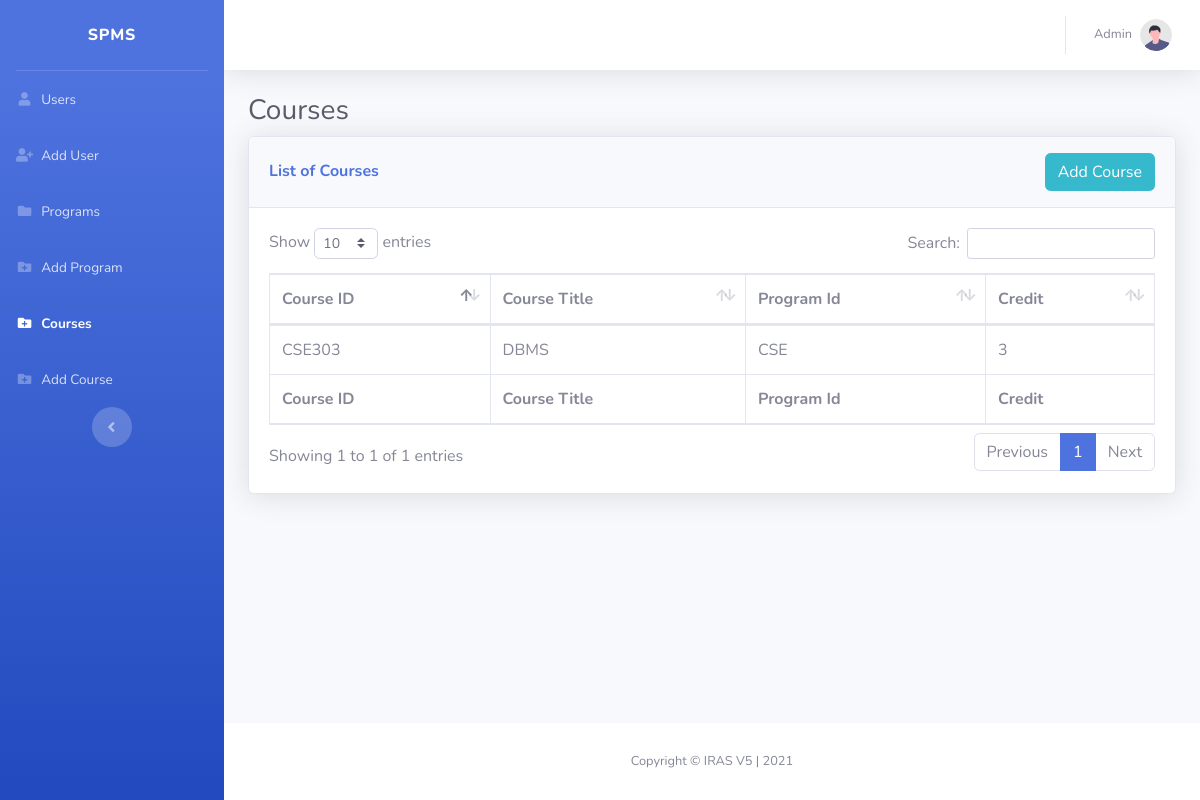
Screenshot of /SystemDesign/admin/courses.php (signed in) with the database file from the repository.
### tables this page shows
CREATE TABLE `tblcourse` (
  `sl` int(11) NOT NULL,
  `courseID` varchar(100) NOT NULL,
  `courseTitle` varchar(250) NOT NULL,
  `credit` double NOT NULL,
  `totalCO` int(11) NOT NULL,
  `programID` varchar(100) NOT NULL
);

### SystemDesign/admin/courses.php (the view, shortened to what this page needs)
<?php
    require '../php/mysql.php';
    $sql = "SELECT * FROM tblcourse";
    $courses = $mysql->query($sql);
?>
<!DOCTYPE html>
<html lang="en">
<head>
    <link href="../vendor/fontawesome-free/css/all.min.css" rel="stylesheet" type="text/css">
    <link href="../css/sb-admin-2.min.css" rel="stylesheet">
    <link href="../vendor/datatables/dataTables.bootstrap4.min.css" rel="stylesheet">
</head>
<body id="page-top">
    <div id="wrapper">
        <ul class="navbar-nav bg-gradient-primary sidebar sidebar-dark accordion" id="accordionSidebar">
            <a class="sidebar-brand d-flex align-items-center justify-content-center" href="index.html">
                <div class="sidebar-brand-text mx-3">SPMS</div>
            </a>
            <hr class="sidebar-divider my-0">
            <li class="nav-item">
                <a class="nav-link" href="users.php">
                    <i class="fas fa-fw fa-user"></i>
                    <span>Users</span></a>
            </li>
            <li class="nav-item">
                <a class="nav-link" href="add-user.php">
                    <i class="fas fa-fw fa-user-plus"></i>
                    <span>Add User</span></a>
            </li>
            <li class="nav-item">
                <a class="nav-link" href="programs.php">
                    <i class="fas fa-fw fa-folder"></i>
                    <span>Programs</span></a>
            </li>
            <li class="nav-item">
                <a class="nav-link" href="add-program.php">
                    <i class="fas fa-fw fa-folder-plus"></i>
                    <span>Add Program</span></a>
            </li>
            <li class="nav-item active">
                <a class="nav-link" href="courses.php">
                    <i class="fas fa-fw fa-folder-plus"></i>
                    <span>Courses</span></a>
            </li>
            <li class="nav-item">
                <a class="nav-link" href="add-course.php">
                    <i class="fas fa-fw fa-folder-plus"></i>
                    <span>Add Course</span></a>
            </li>
            <div class="text-center d-none d-md-inline">
                <button class="rounded-circle border-0" id="sidebarToggle"></button>
            </div>
        </ul>
        <div id="content-wrapper" class="d-flex flex-column">
            <div id="content">
                <nav class="navbar navbar-expand navbar-light bg-white topbar mb-4 static-top shadow">
                    <ul class="navbar-nav ml-auto">
                        <li class="nav-item dropdown no-arrow">
                            <a class="nav-link dropdown-toggle" href="#" id="userDropdown" role="button"
                                data-toggle="dropdown" aria-haspopup="true" aria-expanded="false">
                                <span class="mr-2 d-none d-lg-inline text-gray-600 small">Admin</span>
                                <img class="img-profile rounded-circle"
                                    src="../img/undraw_profile.svg">
                            </a>
                        </li>
                    </ul>
                </nav>
                <div class="container-fluid">
                    <h1 class="h3 mb-2 text-gray-800">Courses</h1>
                    <div class="card shadow mb-4">
                        <div class="card-header py-3 d-flex flex-row align-items-center justify-content-between">
                            <h6 class="m-0 font-weight-bold text-primary">List of Courses</h6>
                            <div class="dropdown no-arrow">
                                <a class="btn btn-info" href="add-course.php" role="button" id="dropdownMenuLink" aria-haspopup="true">
                                    Add Course
                                </a>
                            </div>
                        </div>
                        <div class="card-body">
                            <div class="table-responsive">
                                <table class="table table-bordered" id="dataTable" width="100%" cellspacing="0">
                                    <thead>
                                        <tr>
                                            <th>Course ID</th>
                                            <th>Course Title</th>
                                            <th>Program Id</th>
                                            <th>Credit</th>
                                        </tr>
                                    </thead>
                                    <tfoot>
                                        <tr>
                                            <th>Course ID</th>
                                            <th>Course Title</th>
                                            <th>Program Id</th>
                                            <th>Credit</th>
                                        </tr>
                                    </tfoot>
                                    <tbody>
                                        <?php
                                            foreach($courses as $c){
                                                echo "<tr>
                                                        <td>".$c['courseID']."</td>
                                                        <td>".$c['courseTitle']."</td>
                                                        <td>".$c['programID']."</td>
                                                        <td>".$c['credit']."</td>
                                                    </tr>";
                                            }
                                        ?>
                                    </tbody>
                                </table>
                            </div>
                        </div>
                    </div>
                </div>
            </div>
            <footer class="sticky-footer bg-white">
                <div class="container my-auto">
                    <div class="copyright text-center my-auto">
                        <span>Copyright &copy; IRAS V5 | 2021</span>
                    </div>
                </div>
            </footer>
        </div>
    </div>
</body>
</html>

### rows the page displays
tblcourse: courseID "CSE303", courseTitle "DBMS", programID "CSE", credit "3"
